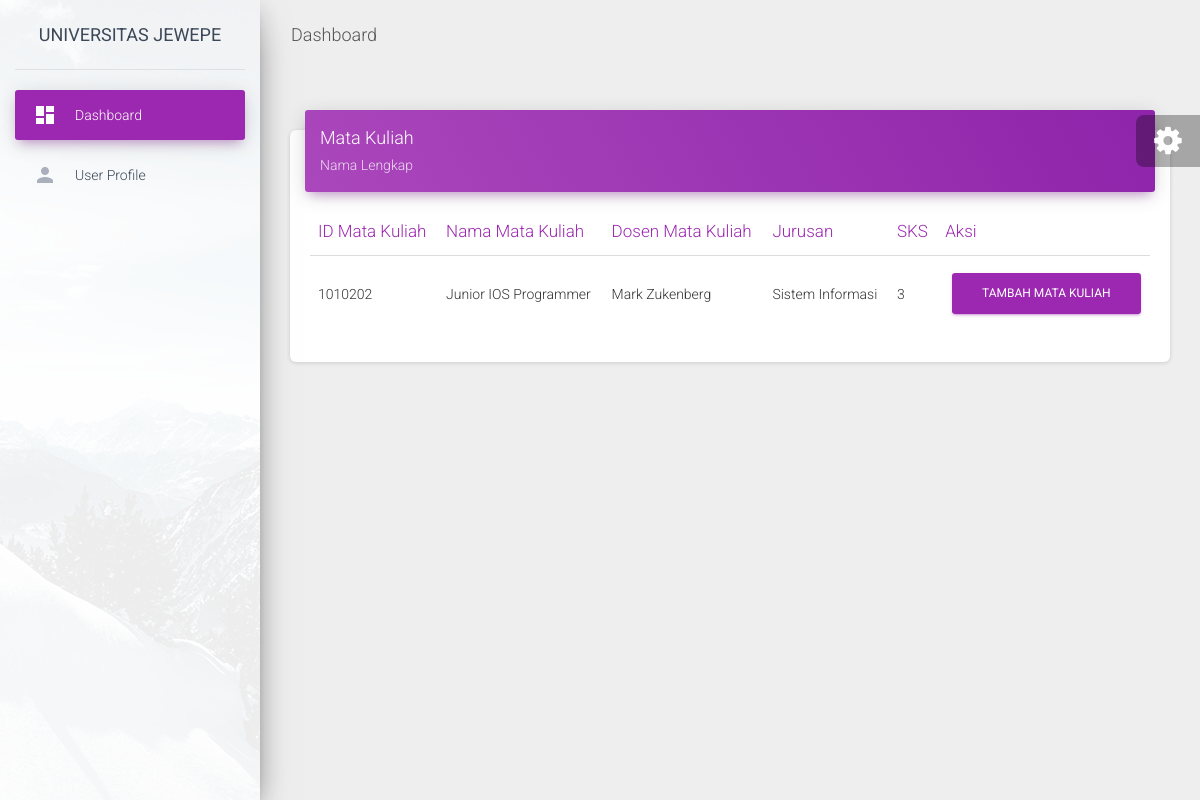
/arpmpanel/tambah_matakuliah.php?id_matakuliah=1010202, run on the app's committed database.
### tables this page shows
CREATE TABLE `tbl_matakuliah` (
  `id_matakuliah` int(8) NOT NULL,
  `nama_matakuliah` varchar(35) NOT NULL,
  `dosen_matakuliah` varchar(25) NOT NULL,
  `jurusan` varchar(25) NOT NULL,
  `jumlah_sks` int(2) NOT NULL
);

### arpmpanel/tambah_matakuliah.php (the view, shortened to what this page needs)
<?php
include 'config.php';
$id_matakuliah = $_GET['id_matakuliah'];
$ambil = mysqli_query($con, "SELECT * FROM tbl_matakuliah WHERE id_matakuliah='$id_matakuliah'");
$pecah = mysqli_fetch_assoc($ambil);
?>
<!DOCTYPE html>
<html lang="en">
<head>
  <link rel="stylesheet" href="https://maxcdn.bootstrapcdn.com/font-awesome/latest/css/font-awesome.min.css">
  <link href="../assets/css/material-dashboard.css?v=2.1.2" rel="stylesheet" />
  <link href="../assets/demo/demo.css" rel="stylesheet" />
</head>
<body class="">
  <div class="wrapper ">
    <div class="sidebar" data-color="purple" data-background-color="white" data-image="../assets/img/sidebar-1.jpg">
      <div class="logo"><a href="#" class="simple-text logo-normal">
          UNIVERSITAS JEWEPE
        </a></div>
      <div class="sidebar-wrapper">
        <ul class="nav">
          <li class="nav-item active  ">
            <a class="nav-link" href="./index.php">
              <i class="material-icons">dashboard</i>
              <p>Dashboard</p>
            </a>
          </li>
          <li class="nav-item ">
            <a class="nav-link" href="./user.php">
              <i class="material-icons">person</i>
              <p>User Profile</p>
            </a>
          </li>
        </ul>
      </div>
    </div>
    <div class="main-panel">
      <nav class="navbar navbar-expand-lg navbar-transparent navbar-absolute fixed-top ">
        <div class="container-fluid">
          <div class="navbar-wrapper">
            <a class="navbar-brand" href="javascript:;">Dashboard</a>
          </div>
        </div>
      </nav>
      <div class="content">
        <div class="container-fluid">
          <div class="row">
            <div class="col-md-12">
              <div class="card">
                <div class="card-header card-header-primary">
                  <h4 class="card-title ">Mata Kuliah</h4>
                  <p class="card-category">Nama Lengkap</p>
                </div>
                <div class="card-body">
                <form enctype="multipart/form-data" method="POST">
                  <div class="table-responsive">
                    <table class="table">
                      <thead class=" text-primary">
                        <th>ID Mata Kuliah</th>
                        <th>Nama Mata Kuliah</th>
                        <th>Dosen Mata Kuliah</th>
                        <th>Jurusan</th>
                        <th>SKS</th>
                        <th>Aksi</th>
                      </thead>
                      <tbody>
                        <tr>
                          <td><?= $pecah['id_matakuliah']; ?></td>
                          <td><?= $pecah['nama_matakuliah']; ?></td>
                          <td><?= $pecah['dosen_matakuliah']; ?></td>
                          <td><?= $pecah['jurusan']; ?></td>
                          <td><?= $pecah['jumlah_sks']; ?></td>
                          <td>
                          <button type="submit" class="btn btn-primary pull-right" name="kirim">Tambah Mata Kuliah</button>
                          </td>
                        </tr>
                      </tbody>
                    </table>
                  </div>
                </form>
                </div>
              </div>
            </div>
      </div>
      <footer class="footer">
      </footer>
    </div>
  </div>
  <div class="fixed-plugin">
    <div class="dropdown show-dropdown">
      <a href="#" data-toggle="dropdown">
        <i class="fa fa-cog fa-2x"> </i>
      </a>
    </div>
  </div>
</body>
</html>

### data on the page
tbl_matakuliah: id_matakuliah "1010202", nama_matakuliah "Junior IOS Programmer", dosen_matakuliah "Mark Zukenberg", jurusan "Sistem Informasi", jumlah_sks "3"
